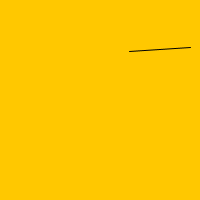
Frame 1 (no input)
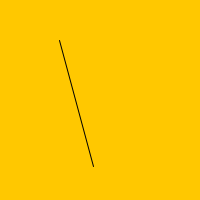
Frame 60 (the mouse pressed at the canvas centre just before this capture)
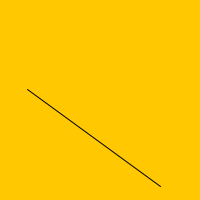
Frame 120 (the mouse held since frame 60 and released just before this capture)

The Processing sketch that drew these frames (run headless with seeded random() and noise(); from frame 60 on, the mouse is pressed at the canvas centre):

// Processing sketch: processing_68711
// ── processing_68711.pde

void setup() {
size(200, 200);
}

void draw() {
  background(255,200,0);
  line(random(200),random(200),random(200),random(200));
}
